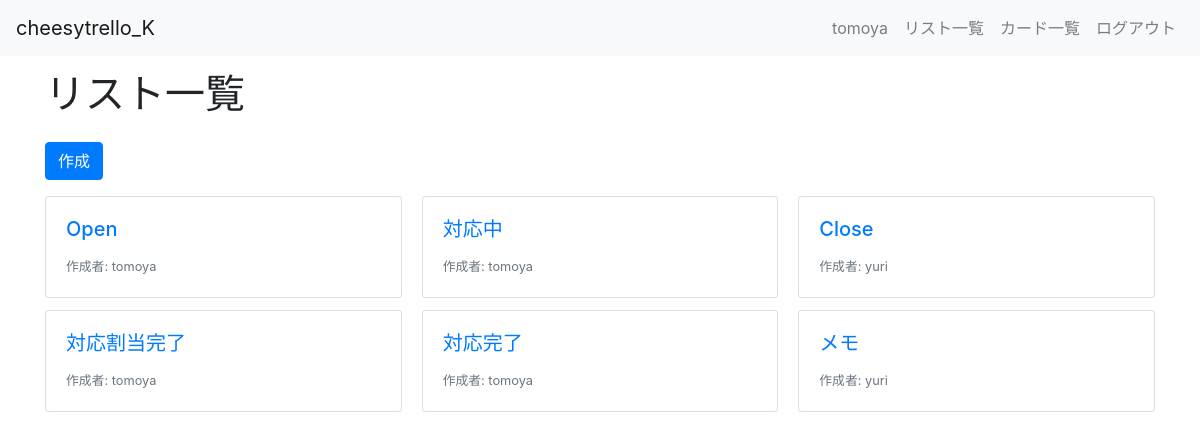
The app's page /kanban/lists/ (signed in) with its own data.
### kanban/models.py (models this page shows, shortened)
class List(models.Model):
    title = models.CharField(max_length=200)
    user = models.ForeignKey(User, on_delete=models.CASCADE)

### kanban/views.py (the view)
# urls.py: path("lists/", views.ListListView.as_view(), name="lists_list"), # 追記
class ListListView(LoginRequiredMixin, ListView):
    model = List
    template_name = "kanban/lists/list.html"

### kanban/templates/kanban/lists/list.html
{% extends "kanban/base.html" %}
{% block content %}
<div class="container">
  <h1>リスト一覧</h1>
  <a class="btn btn-primary my-3" href="{% url 'kanban:lists_create' %}" role="button">作成</a>
  <div class="card-columns">
    {% for list in list_list %}
    <a href="{% url 'kanban:lists_detail' list.pk %}" class="card">
      <div class="card-body">
        <h5 class="card-title">{{ list.title }}</h5>
        <footer>
          <small class="text-muted">作成者: {{ list.user.username }}</small>
        </footer>
      </div>
    </a>
    {% endfor %}
  </div>
</div>
{% endblock %}

### kanban/templates/kanban/base.html (shortened to what this page needs)
{% load static %}
<!doctype html>
<html lang="ja">
  <head>
    <link rel="stylesheet" href="https://stackpath.bootstrapcdn.com/bootstrap/4.3.1/css/bootstrap.min.css">
    <link href="https://use.fontawesome.com/releases/v5.6.1/css/all.css" rel="stylesheet">
    <link rel="stylesheet" type="text/css" href="{% static 'kanban/custom.css' %}">
  </head>
  <body>
    <header>
      <nav class="navbar navbar-expand-lg navbar-light bg-light fixed-top">
        {% if request.user.is_authenticated %}
        <a class="navbar-brand" href="{% url 'kanban:home' %}">cheesytrello_K</a>
        {% else %}
        <a class="navbar-brand" href="{% url 'kanban:index' %}">cheesytrello_K</a>
        {% endif %}
        <div class="collapse navbar-collapse" id="navbarSupportedContent">
          <ul class="navbar-nav">
            {% if request.user.is_authenticated %}
            <li class="nav-item">
              <a class="nav-link" href="{% url 'kanban:users_detail' request.user.pk %}">{{ request.user.username }}</a>
            </li>
            <li class="nav-item">
              <a class="nav-link" href="{% url 'kanban:lists_list' %}">リスト一覧</a>
            </li>
            <li class="nav-item">
              <a class="nav-link" href="{% url 'kanban:cards_list' %}">カード一覧</a>
            </li>
            <li class="nav-item">
              <a class="nav-link" href="{% url 'logout' %}">ログアウト</a>
            </li>
            {% endif %}
          </ul>
        </div>
      </nav>
    </header>
    <main>
      {% block content %}
      {% endblock %}
    </main>
  </body>
</html>

### kanban/static/kanban/custom.css (style rules this page uses)
body { padding-top: 70px; }

### records on screen
List: title "Open", user.username "tomoya"
List: title "対応割当完了", user.username "tomoya"
List: title "対応中", user.username "tomoya"
List: title "対応完了", user.username "tomoya"
List: title "Close", user.username "yuri"
List: title "メモ", user.username "yuri"

### other values on screen
{{ request.user.username }} "tomoya"
